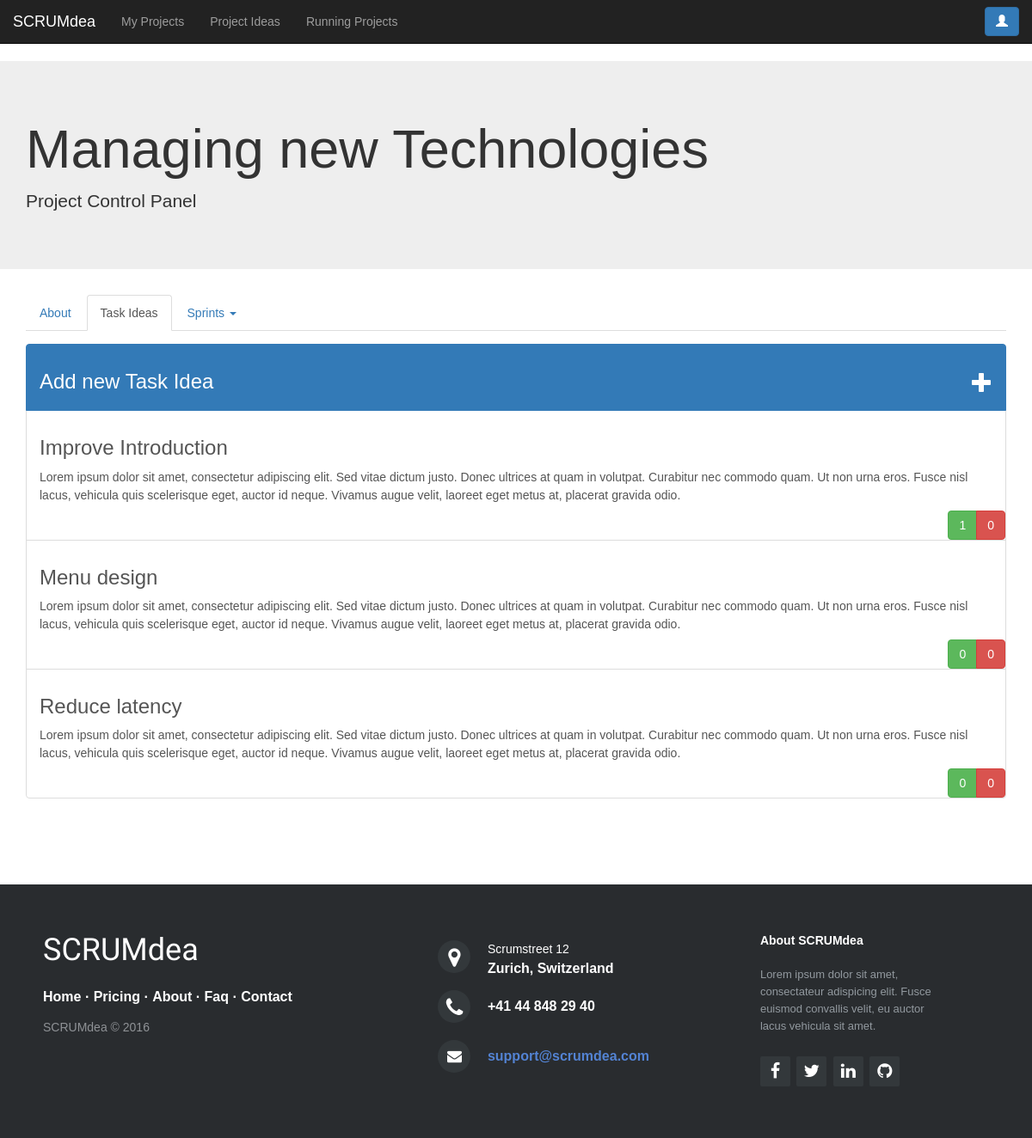
Screenshot of /projects/14/ (signed in) with the database file from the repository.
### scrumdea/models.py (models this page shows, shortened)
class Project(models.Model):
    name = models.CharField(max_length=100)
    description = models.TextField()
    creation_date = models.DateTimeField(auto_now_add=True)
    finishing_date = models.DateTimeField(null=True)
    visible = models.BooleanField(default=True)

class InProjectIdea(models.Model):
    project = models.ForeignKey(Project)
    title = models.CharField(max_length=200)
    description = models.TextField()
    creation_date = timezone.now()
    transfered_to_sprint = models.BooleanField(default=False)
    votes = models.IntegerField(default=0)
    class Meta:
        ordering = ['votes']

### scrumdea/views.py (the view)
# urls.py: url(r'^projects/(?P<pk>\d+)/$', views.ProjectDetailView.as_view(), name='project_detail_view'),
class ProjectDetailView(LoginRequiredMixin, DetailView):
    model = src_models.Project
    template_name = 'scrumdea/final/project_page.html'
    def get_context_data(self, **kwargs):
        context = super(ProjectDetailView, self).get_context_data(**kwargs)
        sprint_list = src_models.Sprint.objects.filter(project=self.kwargs['pk'])
        sprints = []
        for sprint in sprint_list:
            sprint_dict = {'object': sprint,
                           'tasks_todo': src_models.Task.objects.filter(sprint=sprint.id, phase='ToDo'),
                           'tasks_in_progress': src_models.Task.objects.filter(sprint=sprint.id, phase='iP'),
                           'tasks_in_review': src_models.Task.objects.filter(sprint=sprint.id, phase='iR'),
                           'tasks_finished': src_models.Task.objects.filter(sprint=sprint.id, phase='F')}
            sprints.append(sprint_dict)
        context['sprints'] = sprints
        context['idea_list'] = src_models.InProjectIdea.objects.filter(project=self.kwargs['pk']).order_by('-votes')
        context['newest_sprint_id'] = (src_models.Sprint.objects.filter(project=self.kwargs['pk']))[0].id
        return context
    def dispatch(self, request, *args, **kwargs):
        update_vote_count_in_project_idea()
        return super(ProjectDetailView, self).dispatch(request, *args, **kwargs)

### scrumdea/views.py (called while the page is built)
def update_vote_count_in_project_idea():
    all_ideas = src_models.InProjectIdea.objects.all()
    for idea in all_ideas:
        vote_count = (src_models.Vote.objects.filter(inProjectIdea=idea.id, generalIdea__isnull=True)).count();
        idea.votes = vote_count
        idea.save()

### scrumdea/templates/scrumdea/final/project_page.html (shortened to what this page needs)
{% load staticfiles %}
<!DOCTYPE html>
<html lang="en">
<head>
    <link href="{% static "css/bootstrap.min.css" %}" rel="stylesheet">
    <link rel="stylesheet" href="{% static "style.css" %}">
    <link rel="stylesheet" href="http://maxcdn.bootstrapcdn.com/font-awesome/4.2.0/css/font-awesome.min.css">
</head>
<body>
<nav class="navbar navbar-inverse navbar-static-top">
    <div class="container-fluid">
        <div class="navbar-header">
            <a class="navbar-brand" href="/">SCRUMdea</a>
            <div class="btn-toolbar">
            </div>
        </div>
        <div class="navbar-collapse collapse navbar-left" id="bs-example-navbar-collapse" aria-expanded="false"
             style="height: 1px;">
            <ul class="nav navbar-nav">
                <li><a href="{% url "project_list_view" %}">My Projects</a></li>
                <li><a href="{% url "general_idea_listlist_view" %}">Project Ideas</a></li>
                <li><a href="{% url "project_running_list_view" %}">Running Projects</a></li>
            </ul>
        </div>
        <button type="button" class="btn btn-primary navbar-right navbar-btn hidden-xs" aria-label="Right Align"
                data-toggle="modal" data-target="#user_modal" style="margin-right: 0px">
            <span class="glyphicon glyphicon-user" aria-hidden="true"></span>
        </button>
    </div>
</nav>
<div class="jumbotron">
    <div class="container">
        <h1>{{ object.name }}</h1>
        <p>Project Control Panel</p>
    </div>
</div>
<div class="container">
    <ul id="myTab" class="nav nav-tabs" style="margin-bottom: 15px;">
        <li><a href="#about" data-toggle="tab">About</a></li>
        <li class="active"><a href="#tasks" data-toggle="tab">Task Ideas</a></li>
        <li class="dropdown">
            <a href="#" class="dropdown-toggle" data-toggle="dropdown">Sprints <b class="caret"></b></a>
        </li>
    </ul>
</div>
<div id="myTabContent" class="tab-content">
    <div class="tab-pane fade in active" id="tasks">
        <div class="container">
            <div class="list-group">
                <a href="{% url "in_project_create_view" pk=object.id %}" class="list-group-item active">
                    <h3>Add new Task Idea <span class="glyphicon glyphicon-plus" style="float:right;"
                                                aria-hidden="true"></span></h3>
                </a>
                {% for idea in idea_list %}
                    <a href="{% url "in_project_idea_detail_view" pk=object.id ipk=idea.id %}" class="list-group-item">
                        <h3>{{ idea.title }}</h3>
                        <p>{{ idea.description }}</p>
                        <br>
                        <div class="container-fluid">
                            <div class="btn-group button-pos-right">
                                <button type="button" class="btn btn-success">{{ idea.votes }}</button>
                                <button type="button" class="btn btn-danger">0</button>
                            </div>
                        </div>
                    </a>
                {% endfor %}
            </div>
        </div>
    </div>
</div>
<footer class="footer-distributed">
    <div class="footer-left">
        <h3>SCRUMdea</h3>
        <p class="footer-links">
            <a href="#">Home</a>
            ·
            <a href="#">Pricing</a>
            ·
            <a href="#">About</a>
            ·
            <a href="#">Faq</a>
            ·
            <a href="#">Contact</a>
        </p>
        <p class="footer-company-name">SCRUMdea &copy; 2016</p>
    </div>
    <div class="footer-center">
        <div>
            <i class="fa fa-map-marker"></i>
            <p><span>Scrumstreet 12</span> Zurich, Switzerland</p>
        </div>
        <div>
            <i class="fa fa-phone"></i>
            <p>+41 44 848 29 40</p>
        </div>
        <div>
            <i class="fa fa-envelope"></i>
            <p><a href="mailto:support@company.com">support@scrumdea.com</a></p>
        </div>
    </div>
    <div class="footer-right">
        <p class="footer-company-about">
            <span>About SCRUMdea</span>
            Lorem ipsum dolor sit amet, consectateur adispicing elit. Fusce euismod convallis velit, eu auctor lacus
            vehicula sit amet.
        </p>
        <div class="footer-icons">
            <a href="#"><i class="fa fa-facebook"></i></a>
            <a href="#"><i class="fa fa-twitter"></i></a>
            <a href="#"><i class="fa fa-linkedin"></i></a>
            <a href="#"><i class="fa fa-github"></i></a>
        </div>
    </div>
</footer>
</body>
</html>

### scrumdea/static/style.css (style rules this page uses)
* { padding:0; margin:0; }
html { background-color: #eaf0f2; height: 100%; }
body { font:14px/1.5 Arial, Helvetica, sans-serif; }
.button-pos-right { position: absolute; bottom: 0; right: 0; }
.footer-distributed { background-color: #292c2f; box-shadow: 0 1px 1px 0 rgba(0, 0, 0, 0.12); box-sizing: border-box; width: 100%; text-align: left; font: bold 16px sans-serif; padding: 55px 50px; margin-top: 80px; }
.footer-distributed .footer-left, .footer-distributed .footer-center, .footer-distributed .footer-right { display: inline-block; vertical-align: top; }
.footer-distributed .footer-left { width: 40%; }
.footer-distributed h3 { color: #ffffff; font: normal 36px 'Codystar', cursive; margin: 0; }
.footer-distributed .footer-links { color: #ffffff; margin: 20px 0 12px; padding: 0; }
.footer-distributed .footer-links a { display:inline-block; line-height: 1.8; text-decoration: none; color: inherit; }
.footer-distributed .footer-company-name { color: #8f9296; font-size: 14px; font-weight: normal; margin: 0; }
.footer-distributed .footer-center { width: 35%; }
.footer-distributed .footer-center i { background-color: #33383b; color: #ffffff; font-size: 25px; width: 38px; height: 38px; border-radius: 50%; text-align: center; line-height: 42px; margin: 10px 15px; vertical-align: middle; }
.footer-distributed .footer-center i.fa-envelope { font-size: 17px; line-height: 38px; }
.footer-distributed .footer-center p { display: inline-block; color: #ffffff; vertical-align: middle; margin:0; }
.footer-distributed .footer-center p span { display:block; font-weight: normal; font-size:14px; line-height:2; }
.footer-distributed .footer-center p a { color: #5383d3; text-decoration: none;; }
.footer-distributed .footer-right { width: 20%; }
.footer-distributed .footer-company-about { line-height: 20px; color: #92999f; font-size: 13px; font-weight: normal; margin: 0; }
.footer-distributed .footer-company-about span { display: block; color: #ffffff; font-size: 14px; font-weight: bold; margin-bottom: 20px; }
.footer-distributed .footer-icons { margin-top: 25px; }
.footer-distributed .footer-icons a { display: inline-block; width: 35px; height: 35px; cursor: pointer; background-color: #33383b; border-radius: 2px; font-size: 20px; color: #ffffff; text-align: center; line-height: 35px; margin-right: 3px; margin-bottom: 5px; }

### rows the page displays
Project: name "Managing new Technologies"
InProjectIdea: title "Improve Introduction", description "Lorem ipsum dolor sit amet, consectetur adipiscing elit. Sed vitae dictum justo. Donec ultrices at quam in volutpat. Curabitur nec commodo quam. Ut non urna eros. Fusce nisl lacus, vehicula quis scelerisque eget, auctor id neque. Vivamus augue velit, laoreet eget metus at, placerat gravida odio.", votes "1"
InProjectIdea: title "Menu design", description "Lorem ipsum dolor sit amet, consectetur adipiscing elit. Sed vitae dictum justo. Donec ultrices at quam in volutpat. Curabitur nec commodo quam. Ut non urna eros. Fusce nisl lacus, vehicula quis scelerisque eget, auctor id neque. Vivamus augue velit, laoreet eget metus at, placerat gravida odio.", votes "0"
InProjectIdea: title "Reduce latency", description "Lorem ipsum dolor sit amet, consectetur adipiscing elit. Sed vitae dictum justo. Donec ultrices at quam in volutpat. Curabitur nec commodo quam. Ut non urna eros. Fusce nisl lacus, vehicula quis scelerisque eget, auctor id neque. Vivamus augue velit, laoreet eget metus at, placerat gravida odio.", votes "0"
